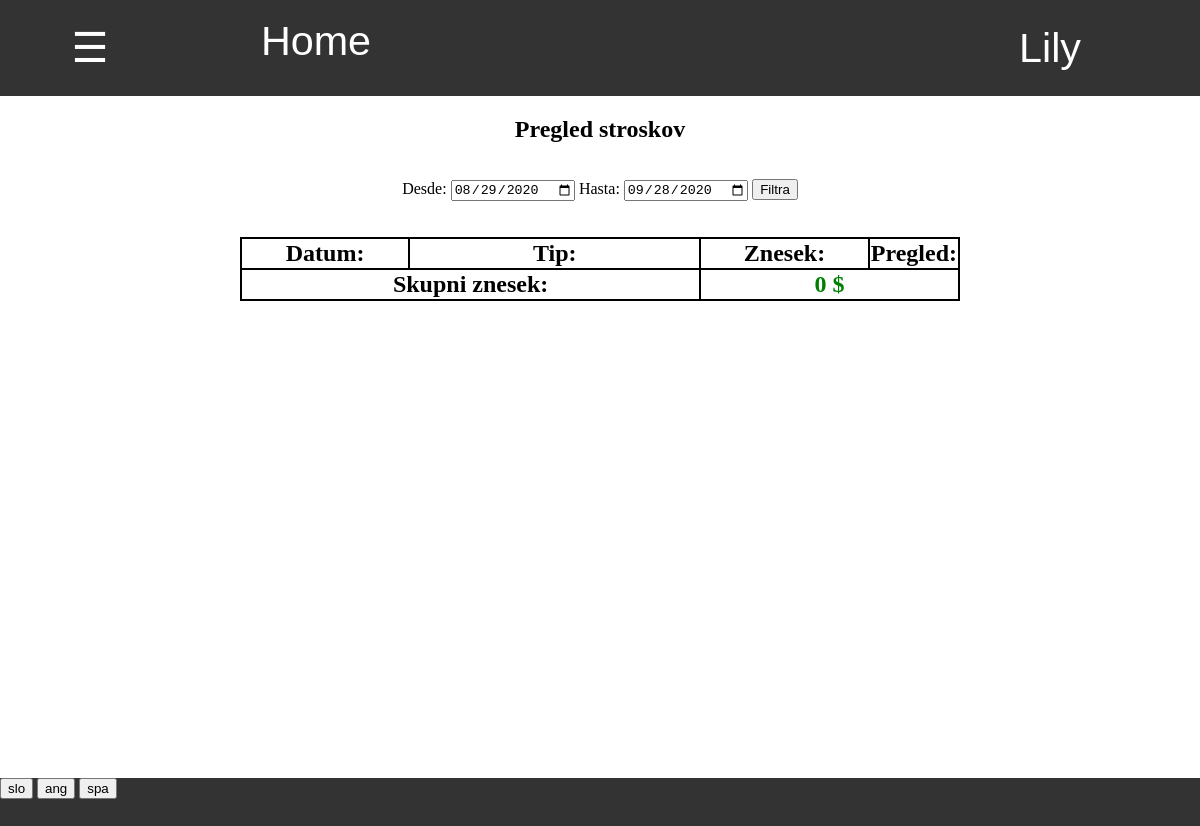
Screenshot of /zaloga/pregled_stroskov/ (signed in) with the database file from the repository.
### program/models.py (models this page shows, shortened)
class Profil(models.Model):
    user = models.OneToOneField(User,on_delete=models.CASCADE)
    jezik =  models.CharField(default="spa",max_length=3, choices=JEZIKI)
    aktivna_zaloga = models.ForeignKey(Zaloga, default=1, on_delete=models.CASCADE)
    dovoljene_zaloge = models.ManyToManyField(Zaloga, related_name = "dovoljene")
    stranka = models.OneToOneField(Stranka, on_delete=models.CASCADE, default=None, null=True, blank=True)
    celo_ime = models.CharField(default="",max_length=40)
    tip_banke = models.CharField(default="",max_length=40)
    stevilka_racuna = models.CharField(default="",max_length=40)
    telefon = models.CharField(default="",max_length=40)

### zaloga/my_views/stroski_views.py (the view)
# urls.py: path('',stroski_views.pregled, name='pregled_stroskov'),
@login_required
def pregled(request):
    danes = datetime.date.today().strftime('%Y-%m-%d')
    pred_mescem =  (datetime.date.today() - datetime.timedelta(days=30)).strftime('%Y-%m-%d')
    od = request.GET.get('od',pred_mescem)
    do = request.GET.get('do', danes)
    stroski = Stroski_Group.objects.all().filter(datum__gte = od, datum__lte = do).order_by('-datum','-pk').prefetch_related('strosek_set')
    pod_stroski = []
    for strosek in stroski:
        pod_stroski.append(strosek.strosek_set.all().values())
    skupno = 0
    for strosek in stroski:
        skupno += strosek.skupni_znesek
    slovar = {
        'od':od,
        'do':do,
        'stroski':stroski,
        'skupno':skupno,
        'pod_stroski':pod_stroski,
    }
    return pokazi_stran(request,'stroski/pregled_stroskov.html',slovar)

### program/models.py (called while the page is built)
    @property
    def vrni_jezike(self):
        return JEZIKI

### request_funkcije.py (called while the page is built)
def vrni_slovar(request):
    with open('slovar.json') as dat:
        slovar = json.load(dat)
    return slovar

def pokazi_stran(request, html, baze={}):
    je_stranka = False
    program = Program.objects.first()
    zaloga = request.user.profil.aktivna_zaloga
    if request.user.profil.stranka != None:
        je_stranka = True
    slovar = {'je_stranka':je_stranka,'program':program,'slovar':vrni_slovar(request),'jezik':request.user.profil.jezik}
    slovar.update(baze)
    if not 'zaloga' in baze:
        slovar.update({'zaloga':zaloga})
    slovar.update({'zaloga_pk':slovar['zaloga'].pk})
    return render(request, html, slovar)

### zaloga/models.py (called while the page is built)
    @property
    def tipi_prodaj(self):
        return json.loads(self.tipi_prodaje)

### zaloga/templatetags/zaloga_exstras.py (called while the page is built)
@register.filter(name="ima_prodajo")
def ima_prodajo(zaloga,prodaja):
    return prodaja in zaloga.tipi_prodaj

@register.filter
def keyvalue(dict, key):
    return dict[key]

### zaloga/templates/stroski/pregled_stroskov.html (shortened to what this page needs)
{% extends 'program/base.html' %}
{% load zaloga_exstras %}
{% block content %}
    <h2> Pregled stroskov </h2>
    <div class="filter" style="margin-top:3%">
        <form action="{% url 'pregled_stroskov' %}" method="GET">
            {{slovar|keyvalue:'Od'|keyvalue:jezik}}: <input type="date" value="{{od}}" name="od">
            {{slovar|keyvalue:'Do'|keyvalue:jezik}}: <input type="date" value="{{do}}" name="do">
            <input type="submit" value="{{slovar|keyvalue:'Filtriraj'|keyvalue:jezik}}">
        </form>
    </div>
    <div class="tabela" style="width:60%;display:inline-block;margin-top:3%">
        <table class="tabela_vnosov">
            <tr class="header">
                <th width="25%"> Datum: </th>
                <th width="45%" colspan="2"> Tip: </th>
                <th width="25%"> Znesek: </th>
                <th width="5%"> Pregled: </th>
            </tr>
            <tr>
                <th colspan="3"> Skupni znesek: </th>
                <th colspan="2">
                    {% if skupno > 0 %}
                        <div style="color:#ff4d4d">-{{skupno}} $ </div>
                    {% else %}
                        <div style="color:green">{{skupno}} $ </div>
                    {% endif %}
                </th>
            </tr>
        </table>
    </div>
{% endblock %}

### program/templates/css/navbar.html (shortened to what this page needs)
{% load zaloga_exstras %}
<div id="navbar" class="navbar">
    {% if je_stranka %}
        <div style="display:inline-block;width:28%"><a href="{% url 'stranka_pregled_narocil' %}" style="width:100%"> Pregled narocil </a></div>
        <div style="display:inline-block;width:22%"><a href="{% url 'stranka_zgodovina' %}" style="width:100%"> Zgodovina </a></div>
        <a style="width:15%" href="/">Home</a>
    {% else %}
        <button onclick="odpri()" class="nav" style="width:15%"> ☰ </button>
        <a style="width:20%" href="/">Home</a>
    {% endif %}
    <div class="racun dropdown" id="racun">
        <button class="dropbtn" >{{ user.get_username }}
        </button>
    </div>
</div>

### program/static/css/footer.css (style rules this page uses)
div { margin: 0%; padding: 0%; }
div input { margin: 0%; }
div form { margin:0%; padding: 0% }

### program/templates/program/base.html (style rules this page uses)
body { margin: 0%; padding: 0%; overflow:hidden; }
div { margin: 0%; padding: 0%; }

### program/templates/css/tabele.html (style rules this page uses)
table.tabela_vnosov { width:100%; border-spacing:0; border: 2px solid black; border-collapse: collapse; padding:0.5%; table-layout:"fixed" }
table.tabela_vnosov th { border: 2px solid black; border-collapse: collapse; font-size: 150%; }

### program/templates/css/navbar.html (style rules this page uses)
.navbar { overflow: hidden; background-color: #333; font-family: Arial; height:12% }
.navbar a { float: left; font-size: 5vmin; color: white; text-align: center; padding: 18px 16px; text-decoration:none; height:100%; }
.navbar .dropdown, .nav { float: left; height:100%; width:100%; margin:0; overflow:hidden; }
.navbar .dropdown .dropbtn, .nav { font-size: 5vmin; border: none; outline: none; color: white; padding: 12px 16px; width:100%; height:100%; background-color: inherit; font-family: inherit; margin: 0; }
.navbar .racun { float:right; width:300px; overflow:hidden }

### rows the page displays
Profil: jezik "Desde", jezik "Hasta", jezik "Filtra"

### other values shown
{{ user.get_username }} "Lily"
{{ skupno }} "0"
